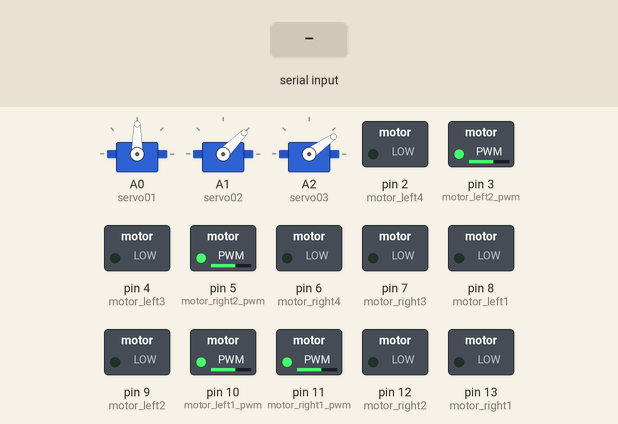
Bench run of a sketch on a simulated Arduino Uno, built with avr-gcc and run on an emulated ATmega328P. Parts: 3 × servo, switched loads named in the sketch (green lamp = pin HIGH). The inputs (shaded band) are chosen by the test bench.

Above: at 1.2 s.
1.3 s: "s1120\n" received over the second serial link
At 3.1 s:
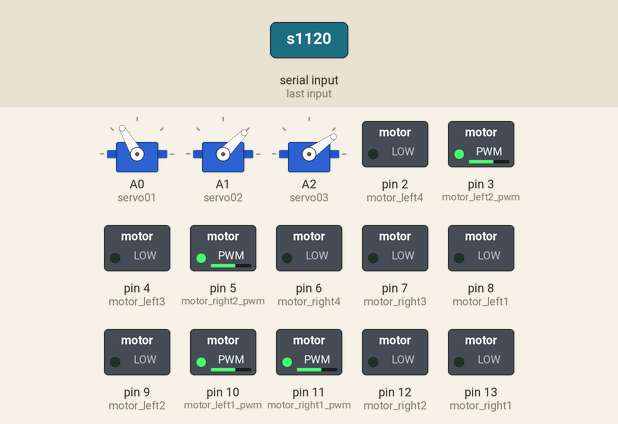
3.4 s: "s1" received over the second serial link
At 6.2 s:
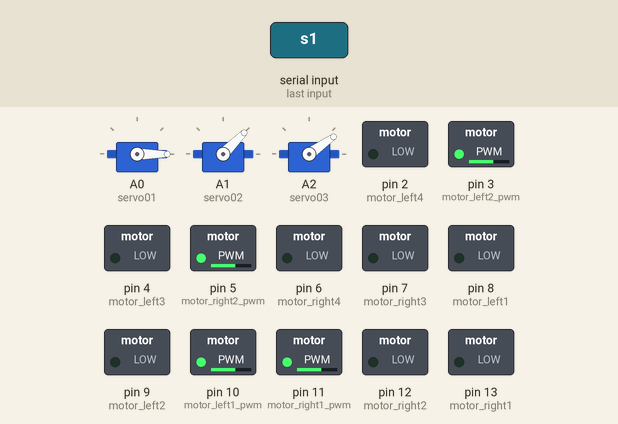
6.4 s: "s2" received over the second serial link
At 9.2 s:
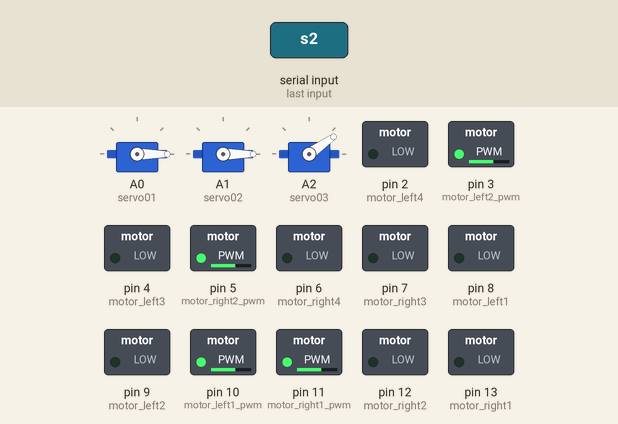
9.4 s: "s3" received over the second serial link
At 11.6 s:
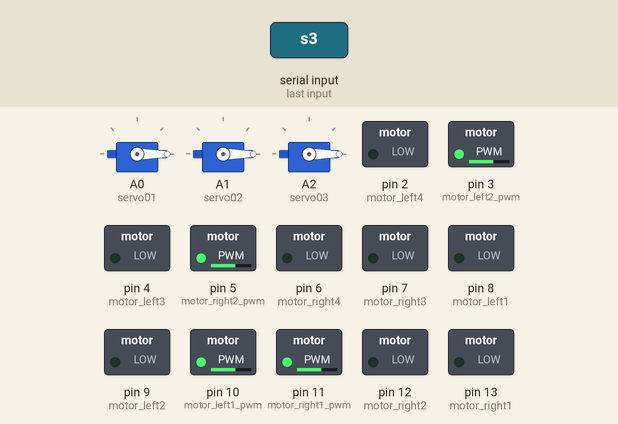
11.9 s: "left" received over the second serial link
At 13.0 s:
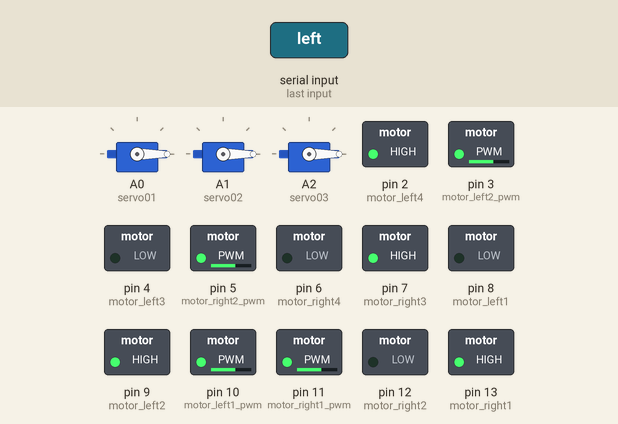
13.4 s: "right" received over the second serial link
At 14.1 s:
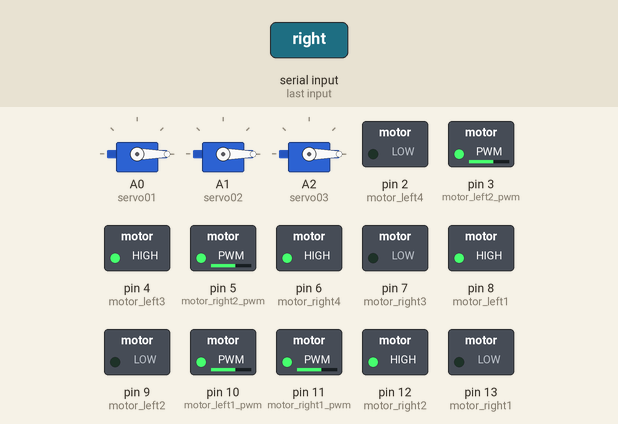
Timing chart, 0 to 15.9 s (numbered marks = the images above; inputs shaded):
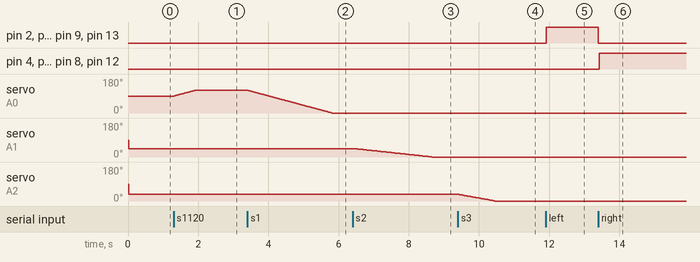

Measured:
- after the input at 1.3 s, servo on A0 (servo01): moves from 90° to 120° over 0.58 s, starting at once
- after the input at 3.4 s, servo on A0 (servo01): moves from 120° to 0° over 2.4 s, starting at once
- after the input at 6.4 s, servo on A1 (servo02): moves from 45° to 0° over 2.2 s, starting after 0.05 s
- after the input at 9.4 s, servo on A2 (servo03): moves from 35° to 0° over 1.0 s, starting at once
- after the input at 11.9 s, pin 2 (motor_left4), pin 7 (motor_right3), pin 9 (motor_left2), pin 13 (motor_right1): LOW → HIGH at once
- after the input at 13.4 s, pin 2 (motor_left4), pin 7 (motor_right3), pin 9 (motor_left2), pin 13 (motor_right1): HIGH → LOW at once; pin 4 (motor_left3), pin 6 (motor_right4), pin 8 (motor_left1), pin 12 (motor_right2): LOW → HIGH at once

The sketch:

Arm.ino
```cpp
/*
    * Information : code for robot with three servo motors and and bluetooth module to control the servo motors therefor
    *               controling the movement of the arm servo on pins (A0 -> A2) the bluetooth is connected to A4 , A5
    *               4 motors are used to move the base of the robot and takes the pins (2 -> 13) an app was designed to
    *               control the arm visit https://drive.google.com/file/d/1MUVOKkNVJ1QfSKml49ArNwGIav-VxVDv/view?usp=sharing
    *               to download the application
    * Author      : Blue Team : Abdelrhman mosad , mohamed bassem
    * File name   : arm
    * Date        : 27/8/2019
*/
#include <SoftwareSerial.h>
#include <Servo.h>
#define INTIAL_SPEED 155

Servo servo01; // waist
Servo servo02; // grip
Servo servo03;//elbow
//motor1 right
int motor_right1 = 13;
int motor_right2 = 12;
int motor_right1_pwm = 11 ;
//motor2 right
int motor_right3 = 7 ;
int motor_right4 = 6;
int motor_right2_pwm = 5 ;
// motor3 left
int motor_left1 = 8;
int motor_left2 = 9;
int motor_left1_pwm = 10 ;
//motor4 left
int motor_left3 = 4;
int motor_left4 = 2;
int motor_left2_pwm = 3 ;

SoftwareSerial Bluetooth(A4, A5); // Arduino(RX, TX) - HC-05 Bluetooth (TX, RX)
int servo1Pos, servo2Pos , servo3Pos; // current position
int servo1PPos, servo2PPos , servo3PPos; // previous position
int speedDelay = 20;

String dataIn = "";
void setup() {
  // for robot
  pinMode(motor_right1, OUTPUT);
  pinMode(motor_right2, OUTPUT);
  pinMode(motor_right1_pwm , OUTPUT);
  analogWrite(motor_right1_pwm , INTIAL_SPEED);

  pinMode(motor_right3, OUTPUT);
  pinMode(motor_right4, OUTPUT);
  pinMode(motor_right2_pwm , OUTPUT);
  analogWrite(motor_right2_pwm , INTIAL_SPEED);

  pinMode(motor_left1, OUTPUT);
  pinMode(motor_left2, OUTPUT);
  pinMode(motor_left1_pwm , OUTPUT);
  analogWrite(motor_left1_pwm , INTIAL_SPEED);

  pinMode(motor_left3, OUTPUT);
  pinMode(motor_left4, OUTPUT);
  pinMode(motor_left2_pwm , OUTPUT);
  analogWrite(motor_left2_pwm , INTIAL_SPEED);

  // for arm
  servo01.attach(A0);
  servo02.attach(A1);
  servo03.attach(A2);
  Bluetooth.begin(9600); // Default baud rate of the Bluetooth module
  Bluetooth.setTimeout(2);
  delay(20);
  // Robot arm initial position
  servo1PPos = 90;
  servo01.write(servo1PPos);
  servo2PPos = 45;
  servo02.write(servo2PPos);
  servo3PPos = 35;
  servo03.write(servo3PPos);
}
void loop() {
  // Check for incoming data
  if (Bluetooth.available() > 0) {
    dataIn = Bluetooth.readString();  // Read the data as string

    // If "Waist" slider has changed value - Move Servo 1 to position
    if (dataIn.startsWith("s1")) {
      String dataInS = dataIn.substring(2, dataIn.length()); // Extract only the number. E.g. from "s1120" to "120"
      servo1Pos = dataInS.toInt();  // Convert the string into integer
      // We use for loops so we can control the speed of the servo
      // If previous position is bigger then current position
      if (servo1PPos > servo1Pos) {
        for ( int j = servo1PPos; j >= servo1Pos; j--) {   // Run servo down
          servo01.write(j);
          delay(20);    // defines the speed at which the servo rotates
        }
      }
      // If previous position is smaller then current position
      if (servo1PPos < servo1Pos) {
        for ( int j = servo1PPos; j <= servo1Pos; j++) {   // Run servo up
          servo01.write(j);
          delay(20);
        }
      }
      servo1PPos = servo1Pos;   // set current position as previous position
    }

    // Move Servo 2
    if (dataIn.startsWith("s2")) {
      String dataInS = dataIn.substring(2, dataIn.length());
      servo2Pos = dataInS.toInt();
      if (servo2PPos > servo2Pos) {
        for ( int j = servo2PPos; j >= servo2Pos; j--) {
          servo02.write(j);
          delay(50);
        }
      }
      if (servo2PPos < servo2Pos) {
        for ( int j = servo2PPos; j <= servo2Pos; j++) {
          servo02.write(j);
          delay(50);
        }
      }
      servo2PPos = servo2Pos;
    }
 // Move Servo 3
    if (dataIn.startsWith("s3")) {
      String dataInS = dataIn.substring(2, dataIn.length());
      servo3Pos = dataInS.toInt();
      if (servo3PPos > servo3Pos) {
        for ( int j = servo3PPos; j >= servo3Pos; j--) {
          servo03.write(j);
          delay(30);
        }
      }
      if (servo3PPos < servo3Pos) {
        for ( int j = servo3PPos; j <= servo3Pos; j++) {
          servo03.write(j);
          delay(30);
        }
      }
      servo3PPos = servo3Pos;
    }
   /******** moving the robot  ***********/
   if (dataIn == "left"){move_left(); }
   else if (dataIn == "right"){move_right(); }
   else if (dataIn == "forward"){move_forward(); }
   else if (dataIn == "back"){move_back(); }
   else if (dataIn == "stop"){stop_moving(); }

}
}
void move_left(){
  stop_moving();
  delay(20);
  digitalWrite(motor_right1, HIGH);
  digitalWrite(motor_right2, LOW);
  digitalWrite(motor_right3, HIGH);
  digitalWrite(motor_right4, LOW);

  digitalWrite(motor_left1, LOW);
  digitalWrite(motor_left2, HIGH);
  digitalWrite(motor_left3, LOW);
  digitalWrite(motor_left4, HIGH);
  }
void move_right(){
  stop_moving();
  delay(20);
  digitalWrite(motor_right1, LOW);
  digitalWrite(motor_right2, HIGH);
  digitalWrite(motor_right3, LOW);
  digitalWrite(motor_right4, HIGH);

  digitalWrite(motor_left1, HIGH);
  digitalWrite(motor_left2, LOW);
  digitalWrite(motor_left3, HIGH);
  digitalWrite(motor_left4, LOW);
  }
void move_forward(){
  stop_moving();
  delay(20);
  digitalWrite(motor_right1, HIGH);
  digitalWrite(motor_right2, LOW);
  digitalWrite(motor_right3, HIGH);
  digitalWrite(motor_right4, LOW);


  digitalWrite(motor_left1, HIGH);
  digitalWrite(motor_left2, LOW);
  digitalWrite(motor_left3, HIGH);
  digitalWrite(motor_left4, LOW);
  }
void move_back(){
  stop_moving();
  delay(20);
  digitalWrite(motor_right1, LOW);
  digitalWrite(motor_right2, HIGH);
  digitalWrite(motor_right3, LOW);
  digitalWrite(motor_right4, HIGH);

  digitalWrite(motor_left1, LOW);
  digitalWrite(motor_left2, HIGH);
  digitalWrite(motor_left3, LOW);
  digitalWrite(motor_left4, HIGH);
  }
void stop_moving(){
  digitalWrite(motor_right1, LOW);
  digitalWrite(motor_right2, LOW);
  digitalWrite(motor_right3, LOW);
  digitalWrite(motor_right4, LOW);

  digitalWrite(motor_left1, LOW);
  digitalWrite(motor_left2, LOW);
  digitalWrite(motor_left3, LOW);
  digitalWrite(motor_left4, LOW);
  }
```
